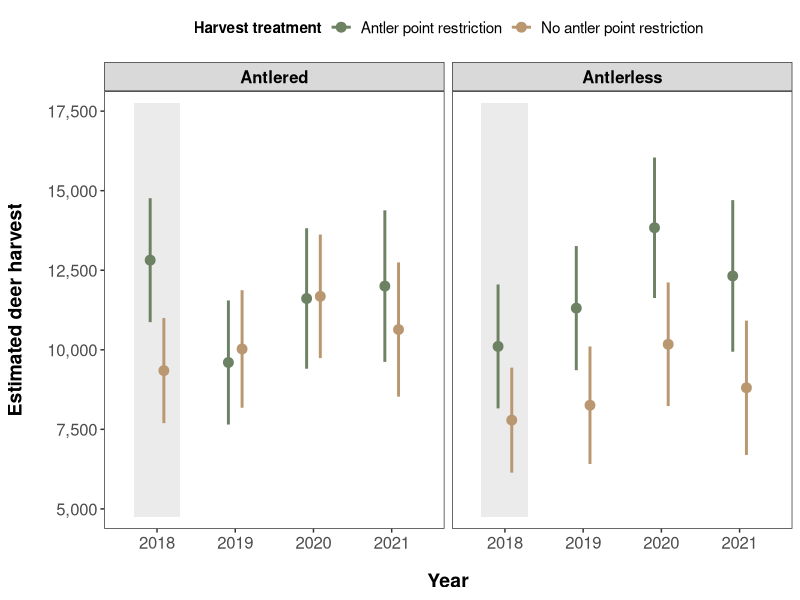
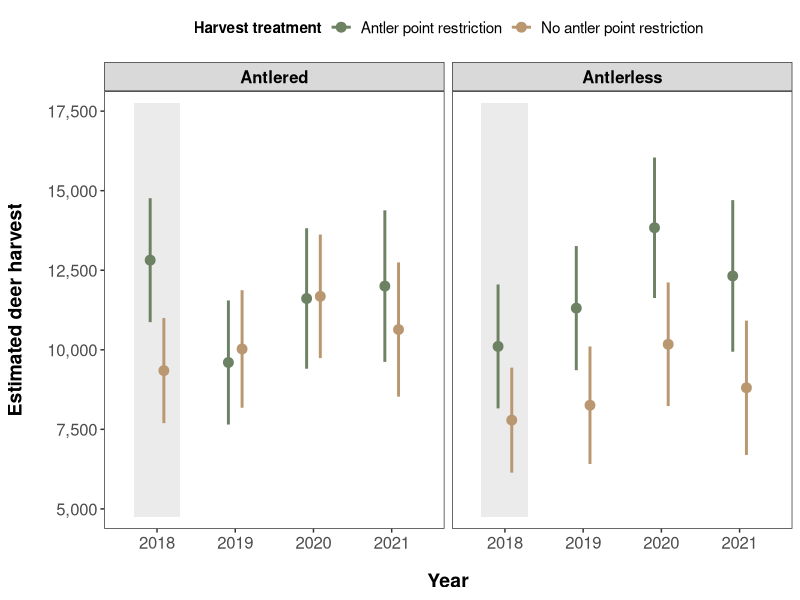

The R script that drew these images, in order:

##################################################
################# Harvest Plots ##################
##################################################

# Load packages.
library(ggplot2)
library(dplyr)
library(stringr)
library(scales)

# Read in harvest data (provided by MDNR).
harvest <- read.csv("MDNR_Harvest_Data.csv")

# Pull out 95% confidence intervals from the data.
harvest <- mutate(harvest, l95 = Harvest - CL95)
harvest <- mutate(harvest, u95 = Harvest + CL95)

# Rename the treatment and control areas (for clarity).
harvest <- harvest %>%
  mutate(Zone = recode(Zone, "APR" = "Antler point restriction", "Non-APR" = "No antler point restriction"))

# Plot antlerless and antlered harvest side by side; and highlight the baseline year before the treatment.
harvest.plot <- ggplot(harvest, aes(x = Year, y = Harvest, color = Zone)) +
  geom_rect(xmin = 2017.7, xmax = 2018.3, ymin = 4750, ymax = 17750, 
            fill = "gray", alpha = 0.045, color = NA) + # Add a vertical gray rectangle to highlight baseline year.
  geom_errorbar(aes(ymin = l95, ymax = u95), width = 0, position = position_dodge(width = 0.35), size = 1) + 
  geom_point(position = position_dodge(width = 0.35), size = 3) +
  labs(x = "Year", y = "Estimated deer harvest") + 
  theme_bw() +
  theme(axis.title.x = element_text(face = "bold", size = 14, margin = margin(t = 15)),
        axis.title.y = element_text(face = "bold", size = 14, margin = margin(r = 15)),
        axis.text = element_text(size = 12),
        legend.text = element_text(size = 11),
        legend.title = element_text(size = 11, face = "bold"),
        legend.position = "top", 
        legend.justification = "top",
        panel.grid.major = element_blank(), 
        panel.grid.minor = element_blank(), 
        strip.text.x = element_text(size = 12, face = "bold", color = "black"),
        strip.text.y = element_text(size = 12, face = "bold", color = "black")) +
  scale_y_continuous(label = scales::comma, 
                     breaks = c(5000, 7500, 10000, 12500, 15000, 17500),  # Modify y breaks.
                     limits = c(5000, 17500)) +  # Specify y limits.
  scale_x_continuous(expand = expansion(add = c(0.5, 0.5)),  # Add some extra space.
                     breaks = c(2018, 2019, 2020, 2021)) +  # Specify x breaks.
  scale_color_manual(values = c("#6D8163", "#B99771"), # Customize colors.
                     name = "Harvest treatment") +
  scale_fill_manual(values = c("#6D8163", "#B99771"), 
                    name = "Harvest treatment") +
  facet_wrap(~factor(Class)) 

# Take a look at the final figure.
harvest.plot

# Save the plot (and scale it to fit in a Word doc nicely). Note that the resolution was reduced to accommodate GitHub size restrictions.
tiff(filename = "Figure_04.tiff", res = 300, units="in", width=6.5, height=4) 
print(harvest.plot)
dev.off()